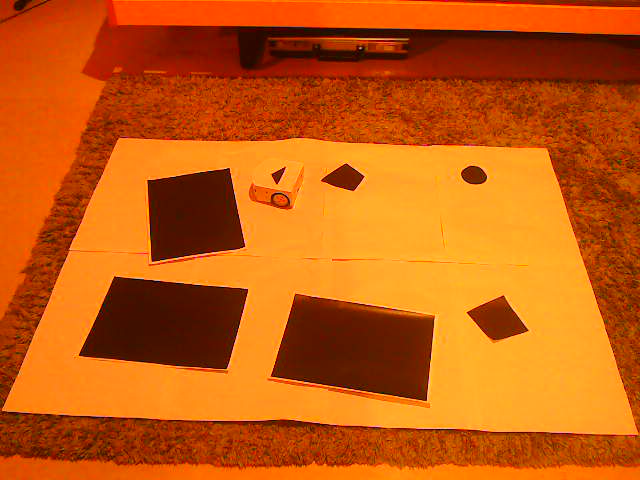
#> input picture IMAGE_TEST11.png, 640 x 480 px, given in place of the camera
$ jupyter execute --allow-errors Computer_vision_calibration-Copy1.ipynb   (text cells are left out)
#> lines starting #> are read from the running program, lines starting #| are printed output that depends on the picture; after the words box and inside, x2 and y2 are one past the last pixel; in counts of white or black regions, pixels touching at a corner belong together; pictures that were not available may be replaced by others from this repository, and a replacement may not be noted
[cell 1]
#RUN ONLY ONCE
import cv2
import numpy as np
from matplotlib import pyplot as plt
import time
import math

[cell 2]
#RUN ONLY ONCE
cap = cv2.VideoCapture(0)

if not cap.isOpened():
    print("Could not access webcam")

[cell 3]
def get_picture_optimized(cap):
    """
    Capture a frame from the webcam, return it as a BGR numpy array.
    """

    w = 1920
    h = 1080

    cap.set(cv2.CAP_PROP_FRAME_WIDTH, w)
    cap.set(cv2.CAP_PROP_FRAME_HEIGHT, h)
    cap.set(cv2.CAP_PROP_EXPOSURE, -5)

    time.sleep(0.1)  # let the camera apply settings

    ret, frame = cap.read()
#> frame is the input picture: shape (480, 640, 3); mean B, G, R 14.1, 92, 197.2

    if ret:
        return frame
    else:
        print("Failed to capture frame")
        return None

[cell 4]
img = get_picture_optimized(cap)
plt.figure()
plt.imshow(cv2.cvtColor(img, cv2.COLOR_BGR2RGB))
plt.title("Initial Image")
plt.axis('off')
plt.show()

[cell 5]
def length_real_to_pixel(length_cm, env_size_cm, map_size):

    L, W = env_size_cm
    height, width = map_size

    # scale factors
    scale_x = width / L
    scale_y = height / W

    # average scale for uniform scaling
    scale = (scale_x + scale_y) / 2

    return length_cm * scale

[cell 6]
#================HYPERPARAMETESRS======================

#SiZE OF THE ENVIRONEMENT (cm)
L = 113.5
W = 81.3
Ratio = L/W

#SiZE IN PIXEL OF THE CORRECTED MAP
Y_res = 480
SIZE = [Y_res, int(Y_res*Ratio)]

#SIZE OF THE TRIANGLE (cm)
L_T = 10
H_T = 3.5
L_T_p = length_real_to_pixel(L_T,[L,W], SIZE)
H_T_p = length_real_to_pixel(H_T,[L,W], SIZE)

#SIZE OF THE GOAL (cm)
R_G = 8.4/2

R_G_p = length_real_to_pixel(R_G,[L,W], SIZE)

# AREA RATIO
RATIO_T = (L_T*H_T/2) / (L*W)

#FILTERING PARAMETERS FOR THE ORIGINAL IMAGE
B1_O = 5
B2_O = 20
B3_O = 20
C1_O = 0.3
C2_O = 1.8
M1_O = 8
CL1_O = 2.0
M_O = 2
D_O = 2

#FILTERING PARAMETERS FOR THE CORRECTED IMAGE
B1_C = 8
B2_C = 70
B3_C = 70
C1_C = 0.4
C2_C = 1.6
M1_C = 5
CL1_C = 4.0
M_C = 5
D_C = 5

#FILTERING PARAMETERS FOR ROBOT DETECTION
B1_T = 5
B2_T = 80
B3_T = 80
C1_T = 0.4
C2_T = 1.6
M1_T = 5
CL1_T = 2
M_T = 2
D_T = 2


#PARAMETERS TO DETECT THE ENV
#Min_area_env = 1920*1080*0.01   #Min area in pixel of the env
Min_area_env = 1000
Env_approx = 0.01

#PARAMETERS TO DETECT THE OBSTACLES
Min_area_obs = SIZE[0]*SIZE[1]*0.005   #Min area in pixel of an obstacle
Max_area_obs = SIZE[0]*SIZE[1]*0.5   #Max area in pixel of the env
Obs_approx = 0.01

#PARAMETERS TO DETECT GOAL
Min_area_goal = np.pi * R_G_p * R_G_p *0.8
Max_area_goal = np.pi * R_G_p * R_G_p * 1.8

#PARAMETERS TO DETECT THE ROBOT
Min_area_rob = (L_T_p*H_T_p /2) * 0.2   #Min area in pixel of the robot
Max_area_rob =  (L_T_p*H_T_p /2) * 1.8
Rob_approx = 0.08

#ROBOT CARACTERISTICS
R_ROBOT = 6
R_ROBOT_p = length_real_to_pixel(R_ROBOT,[L,W], SIZE)


#SYMBOLS FOR THE MAP
FREE_SPACE = 0
OCCUPIED_SPACE = -1
GOAL = -3

DEBUG = True
#========================================================

[cell 7]
#Get Image

#EXTRACT PICTURE FROM THE CAMERA
#img = get_picture_optimized(cap)

#LOAD A PICTURE FROM THE REPOSITORY
img = cv2.imread("01.png")
if img is None:
    raise ValueError("ERREUR : impossible de charger IMAGE_TEST1.jpg")

[cell 8]
def filter_image(image, b1, b2, b3, c1, c2, m1, cl1, m, d, env = False, dil = True) :
    """
    INPUT : IMAGE AND FILTER PARAMETERS
    OUTPUT : IMAGE FILTERED
    Apply successive filters to a given image :
    1. Convert to GreyScale
    2. Bilatera filter
    3. Canny edge filter
    4. Morphological filter
    """
#> called with b1 = 5, b2 = 20, b3 = 20, c1 = 0.3, c2 = 1.8, m1 = 8, cl1 = 2, m = 2
    if env :
        image= contour_fixing(image)

    # Grayscale
    gray = cv2.cvtColor(image, cv2.COLOR_BGR2GRAY)
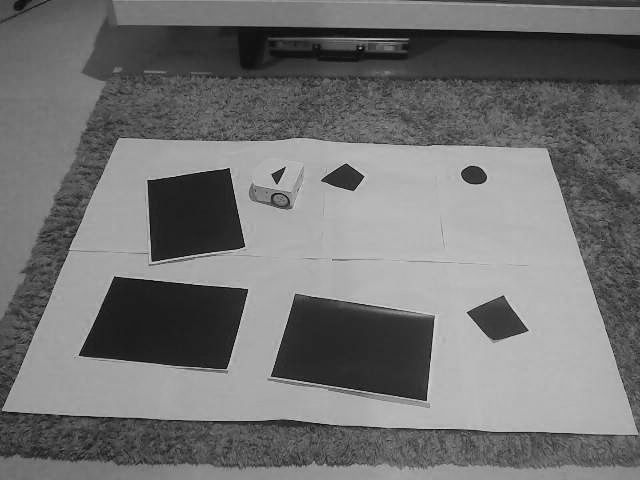
#> gray: shape (480, 640); min 2, max 221, mean 114.6

    # Bilateral filter
    filtered_img = cv2.bilateralFilter(gray, b1, b2, b3)

    # Canny edges
    median_val = np.median(gray)
#> median_val = 114
    lower = int(max(0, c1 * median_val))
#> lower = 34
    upper = int(min(255, c2 * median_val))
#> upper = 205
    canny_img = cv2.Canny(filtered_img, lower, upper)
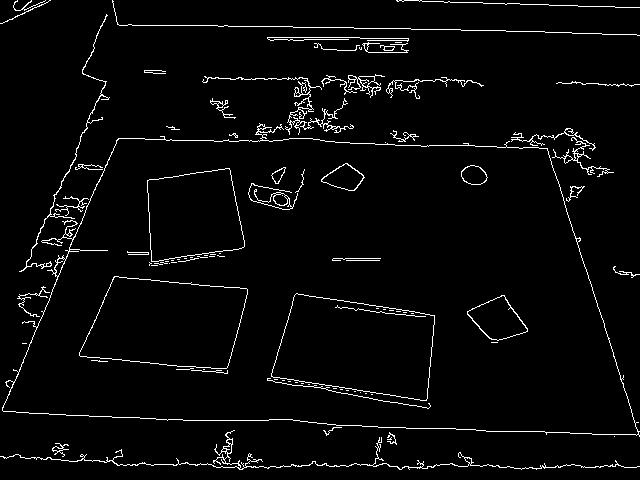
#> canny_img: shape (480, 640); 3.4% white in thin lines or dots

    if dil :
        # Morphological filter
        kernel1 = np.ones((m,m), np.uint8)
        kernel2 = np.ones((d,d), np.uint8)
        closed = cv2.morphologyEx(canny_img, cv2.MORPH_CLOSE, kernel1)
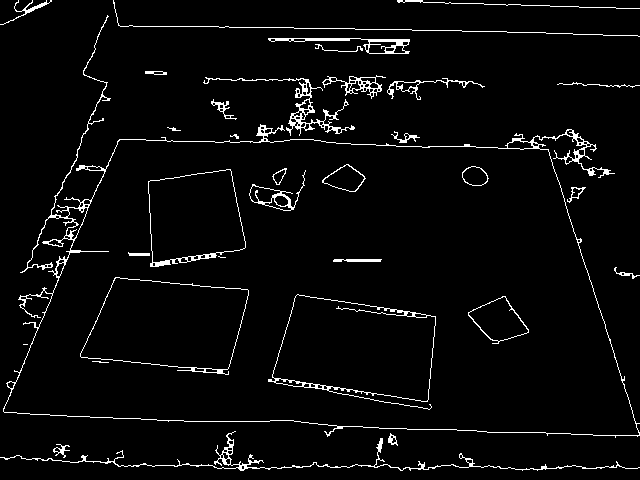
#> closed: shape (480, 640); 3.8% white in thin lines or dots

        closed = cv2.dilate(closed, kernel2, iterations=1)
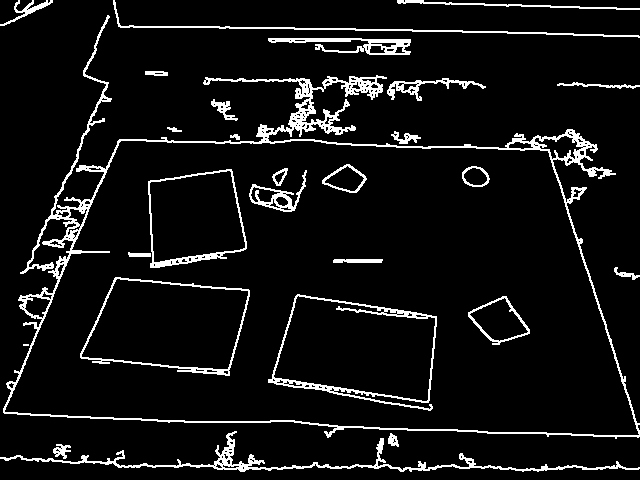
#> closed: shape (480, 640); 7.3% white in thin lines or dots
        closed = cv2.morphologyEx(closed, cv2.MORPH_CLOSE, kernel1)
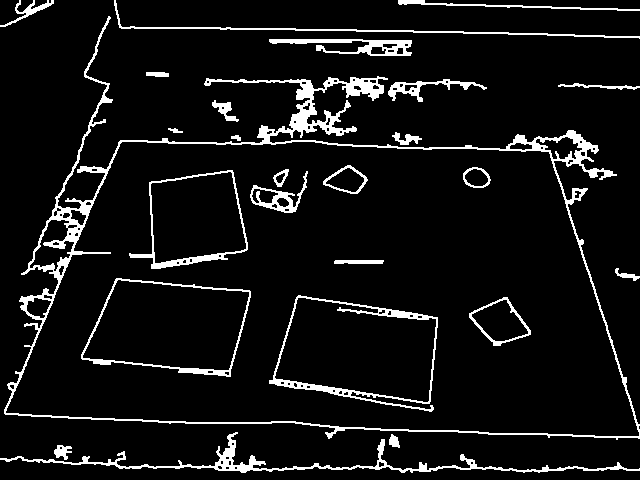
#> closed: shape (480, 640); 7.6% white; 25 white regions


        if DEBUG1:
            titles = ["Grayscale", "Bilateral", "Canny", "Morphological + Dilatation"]
            images = [gray, filtered_img, canny_img, closed]

            plt.figure(figsize=(20, 10))
            for i, (img, title) in enumerate(zip(images, titles)):
                plt.subplot(1, 4, i+1)
                plt.imshow(img, cmap='gray')
                plt.title(title)
                plt.axis('off')
#> this loop made 4 passes
#> title on passes 1 to 4: 'Grayscale', 'Bilateral', 'Canny', 'Morphological + Dilatation'
            plt.show()

        return closed

    else :
        return canny_img

DEBUG1 = True
filtered_image = filter_image(img, B1_O, B2_O , B3_O, C1_O, C2_O, M1_O, CL1_O, M_O, D_O, False)

[cell 9]
# [22 lines left out: function orderpoints, not called in this run]

def find_square(contour, approx, area) :
    """
    Return the shape approximated by a square if the approximation stays in the limit of approx
    """

    cnt_len = cv2.arcLength(contour, True)
    cnt = cv2.approxPolyDP(contour, approx*cnt_len, True)

    if len(cnt) == 4 and cv2.contourArea(cnt) > area and cv2.isContourConvex(cnt):
        find = True
        return find, cnt.reshape(-1,2)
    else :
        find = False
        return find, None

[cell 10]
def matrix_perspective(image) :
    """
    Detect the sheet, return the matrix of perspective correction
    """

    filtered_image = filter_image(image, B1_O, B2_O , B3_O, C1_O, C2_O, M1_O, CL1_O, M_O, D_O, False)

    contours, hierarchy = cv2.findContours(filtered_image, cv2.RETR_EXTERNAL, cv2.CHAIN_APPROX_SIMPLE)
#> contours = 16 contours; largest, box (x1, y1, x2, y2) and area: (4, 16, 640, 440) 159162, (0, 432, 640, 473) 1862, (269, 39, 412, 56) 1017, (114, 0, 640, 39) 568, (388, 79, 487, 102) 528

    if DEBUG2 :
        plt.figure()
        image_contours_plot = image.copy()
        cv2.drawContours(image_contours_plot, contours, -1, (0, 255, 0), 2)
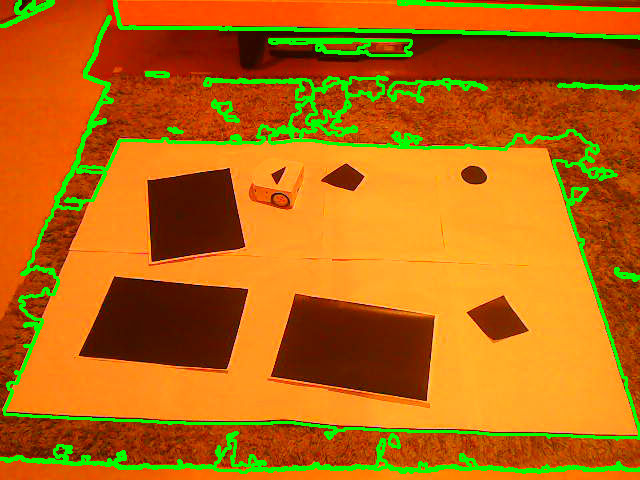
#> image_contours_plot: shape (480, 640, 3); 7.58% of pixels changed, all inside (x1, y1, x2, y2) = (0, 0, 640, 474)


    if DEBUG2 : image_plot = image.copy()

    squares = []
    for cnt in contours:
        find = False
        find, square = find_square(cnt, Env_approx, Min_area_env)
        if find :
            squares.append(square)
            if DEBUG2 :
                cv2.drawContours(image_plot, [square], -1, (255, 0, 0), 2)
#> this loop made 16 passes
#> cnt_len in find_square on passes 1 to 12: 72.04, 40.73, 1756.1, 67.21, 26.24, 95.11, 34.49, 98.53, 177.3, 278.5, 50.83, 445.7
#> cnt_len in find_square on passes 14 to 15: 497.1, 1110.6
#> after the loop, squares = []


    area = 0
    sheet = None
    for square in squares:
        if cv2.contourArea(square) > area :
            sheet = square
            area = cv2.contourArea(square)
#> this loop made 0 passes
#> after the loop, area = 0

    if sheet is not None:
        sheet_ordered = orderpoints(sheet)
        tl, tr, br, bl = [tuple(pt.astype(int)) for pt in sheet_ordered]
    else : print("ERROR : SHEET is EMPTY")

    pts1 = sheet_ordered
    pts2 = np.array([[0, 0], [SIZE[1]-1, 0], [SIZE[1]-1, SIZE[0]-1], [0, SIZE[0]-1]],dtype=np.float32)
    matrix = cv2.getPerspectiveTransform(pts1, pts2)

    #DISPLAY
    if DEBUG2:
        titles = ["Detected contour", "Detected environment"]
        images = [image_contours_plot, image_plot]

        plt.figure(figsize=(40, 20))
        for i, (img, title) in enumerate(zip(images, titles)):
            plt.subplot(1, 4, i+1)
            plt.imshow(img, cmap='gray')
            plt.title(title)
            plt.axis('off')
        plt.show()

    print("Homography matrix (2 decimals):")

    for row in matrix:
        print("[", "  ".join(f"{val:.2f}" for val in row), "]")
    return matrix


# [6 lines left out: function convert_perspective, not called in this run]

#COMPUTE THE TRANSFORMATION TO CORRECT PERSPECTIVE
DEBUG1 = False
DEBUG2 = True
#> (the rest of this cell did not finish here and is left out)

[cell 11]
# [99 lines left out: functions find_triangle, altitude_line, order_triangle, contour_fixing, not called in this run]

[cell 12]
# [67 lines left out: function get_robot, not called in this run]


DEBUG4 = True
#> (the rest of this cell did not finish here and is left out)

[cell 13]
# [80 lines left out: functions find_shape, find_circle, get_inter_shape, dist_point_to_segment, dist_point_to_polygon, not called in this run]

[cell 14]
# [101 lines left out: function get_map, not called in this run]
DEBUG3 = True
DEBUG4 = False
#> (the rest of this cell did not finish here and is left out)

[cell 15]
#ON WHAT PICTURE DO I WANT TO WORK

#EXTRACT PICTURE FROM THE CAMERA
#img = get_picture_optimized(cap)

#LOAD A PICTURE FROM THE REPOSITORY
img = cv2.imread("01.png")
if img is None:
    raise ValueError("ERREUR : impossible de charger IMAGE_TEST1.jpg")

#COMPUTE THE TRANSFORMATION TO CORRECT PERSPECTIVE
#> (the rest of this cell did not finish here and is left out)

#> the loop in matrix_perspective (call 2), `for cnt in contours:` made 16 passes

#CORRECT THE PERSPECTIVE
transformed_image = convert_perspective(img,matrix)

#PLOTTING
plt.figure()
plt.imshow(cv2.cvtColor(transformed_image, cv2.COLOR_BGR2RGB))
plt.title("Perspective Corrected Image")
plt.axis('off')
plt.show()

#TO GET THE OCCUPANCY MAP + GOAL:
global_map = get_map(transformed_image)

#TO GET ROBOT POSITION
robot = get_robot(transformed_image)
print(robot)

#PLOTTING
global_map4plot = global_map.copy()
if robot[2] :
    length = 100
    end_x = int(robot[0][0] + length * np.cos(robot[1]))
    end_y = int(robot[0][1] + length * np.sin(robot[1]))
    end_point = (end_x, end_y)

    robot1 = [int(robot[0][0]),int(robot[0][1])]
    cv2.arrowedLine(global_map4plot, robot1, end_point, color=(2, 2, 2), thickness=10)


plt.imshow(global_map4plot)
plt.axis('off')
plt.show()

[cell 16]
cv2.imwrite('output.png', img)
#> Out = True
